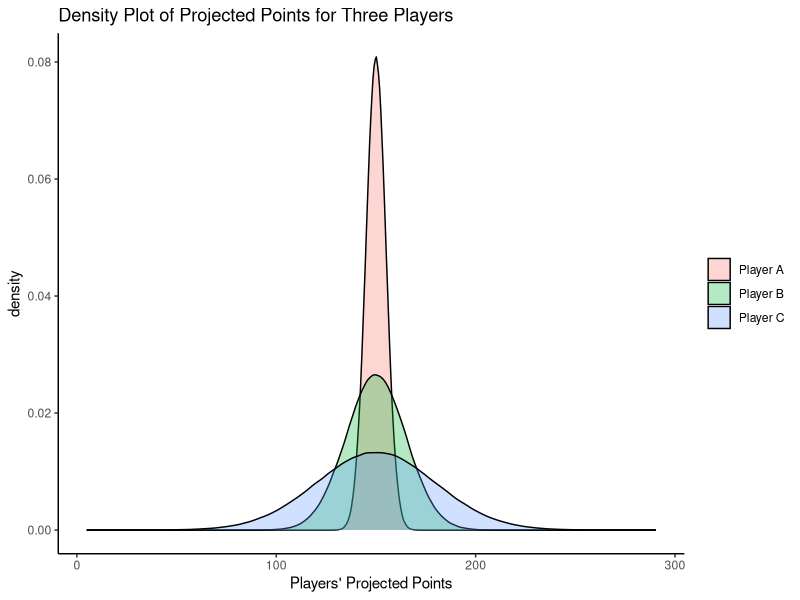

Here is the R script that generated this plot:
## ---- chunk 1
library("tidyverse")
## ---- chunk 2
#| code-fold: true

set.seed(1)

playerScoresByWeek <- data.frame(
  player1_scores = rnorm(17, mean = 20, sd = 7),
  player2_scores = rnorm(17, mean = 20, sd = 4),
  player3_scores = rnorm(17, mean = 10, sd = 4),
  player4_scores = rnorm(17, mean = 10, sd = 1)
)

consistencyData <- data.frame(t(playerScoresByWeek))

weekNames <- paste("week", 1:17, sep = "")

names(consistencyData) <- weekNames
row.names(consistencyData) <- NULL

consistencyData$mean <- rowMeans(consistencyData[,weekNames])
consistencyData$sd <- apply(consistencyData, 1, sd)
consistencyData$cv <- consistencyData$sd / consistencyData$mean

consistencyData$player <- c(1, 2, 3, 4)

consistencyData <- consistencyData %>% 
  select(player, mean, sd, cv, week1:week17)

round(consistencyData, 2)
## ---- chunk 3
#| code-fold: true

exampleData <- data.frame(
  player = c(rep("A", 3), rep("B", 3)),
  expert = c(1:3, 1:3),
  projectedPoints = c(300, 310, 290, 400, 300, 200)
)

playerA_mean <- mean(exampleData$projectedPoints[which(exampleData$player == "A")])
playerB_mean <- mean(exampleData$projectedPoints[which(exampleData$player == "B")])

playerA_sd <- sd(exampleData$projectedPoints[which(exampleData$player == "A")])
playerB_sd <- sd(exampleData$projectedPoints[which(exampleData$player == "B")])

playerA_cv <- playerA_mean / playerA_sd
playerB_cv <- playerB_mean / playerB_sd
## ---- chunk 4
playerA_mean
playerB_mean
## ---- chunk 5
playerA_sd
playerB_sd

playerA_cv
playerB_cv
## ---- chunk 6
#| label: fig-playerUncertainty
#| fig-cap: "Density Plot of Projected Points for Three Players"
#| fig-alt: "Density Plot of Projected Points for Three Players"
#| code-fold: true

playerA <- rnorm(1000000, mean = 150, sd = 5)
playerB <- rnorm(1000000, mean = 150, sd = 15)
playerC <- rnorm(1000000, mean = 150, sd = 30)

mydata <- data.frame(playerA, playerB, playerC)

mydata_long <- mydata %>% 
  pivot_longer(
    cols = everything(),
    names_to = "player",
    values_to = "points"
  ) %>% 
  mutate(
    name = case_match(
      player,
      "playerA" ~ "Player A",
      "playerB" ~ "Player B",
      "playerC" ~ "Player C",
    )
  )

ggplot2::ggplot(
  data = mydata_long,
  ggplot2::aes(
    x = points,
    fill = name
  )
) +
  ggplot2::geom_density(alpha = .3) + 
  ggplot2::labs(
    x = "Players' Projected Points",
    title = "Density Plot of Projected Points for Three Players"
  ) +
  ggplot2::theme_classic() +
  ggplot2::theme(legend.title = element_blank())
## ---- chunk 7
sessionInfo()
